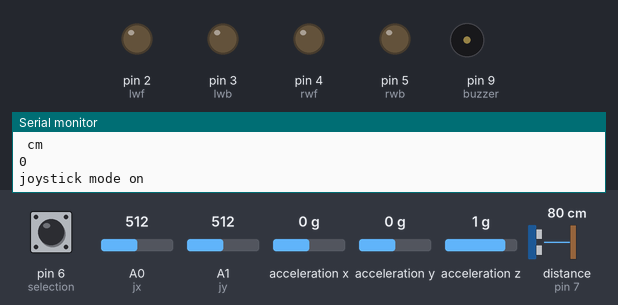
A sketch run on a simulated Arduino Uno, built with avr-gcc and run on an emulated ATmega328P. On the bench: output pins drawn as LEDs (lit = HIGH), buzzer (waves = sounding), the last lines printed to the serial monitor. Wiring (inferred from the names in the program): ultrasonic range finder: trigger pin 8; echo pin 7; ADXL345 accelerometer at I2C address 0x53. The test bench sets the inputs (shaded band); at power-on: distance to the obstacle (sensor on pin 7) 80 cm, A0 (jx) = 512, A1 (jy) = 512, pin 6 (selection) LOW, acceleration x 0 g, acceleration y 0 g, acceleration z 1 g. The echo pulse lasts 58.3 µs per cm; pins used as bus, display or sensor lines are not drawn.

Above: at 1.2 s.
1.3 s: distance to the obstacle (sensor on pin 7) set to 27 cm
2.8 s: distance to the obstacle (sensor on pin 7) set to 22 cm
At 3.6 s:
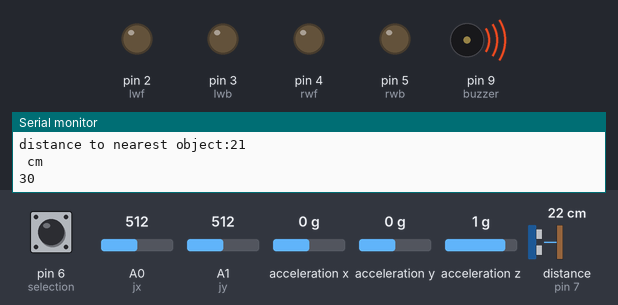
5.8 s: A0 (jx) set to 983
7.4 s: A0 (jx) set to 1018
At 8.2 s:
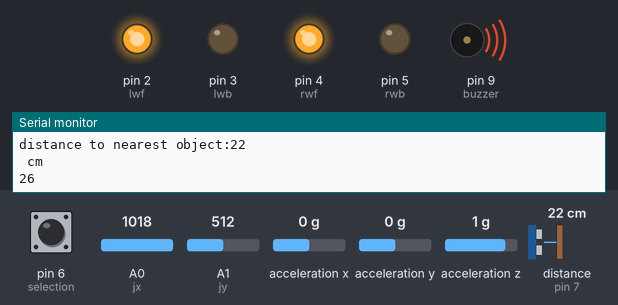
10.4 s: A1 (jy) set to 489
At 11.2 s:
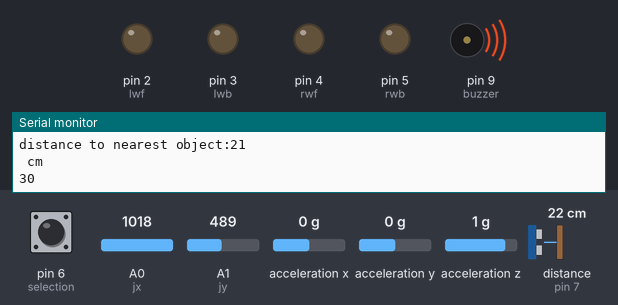
13.4 s: pin 6 (selection) pulled HIGH for 0.15 s
At 14.2 s:
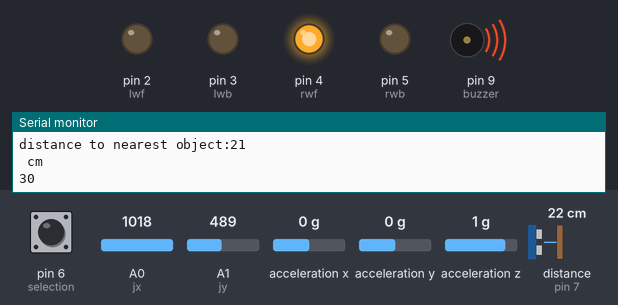
Timing chart, 0 to 17.4 s (numbered marks = the images above; inputs shaded):
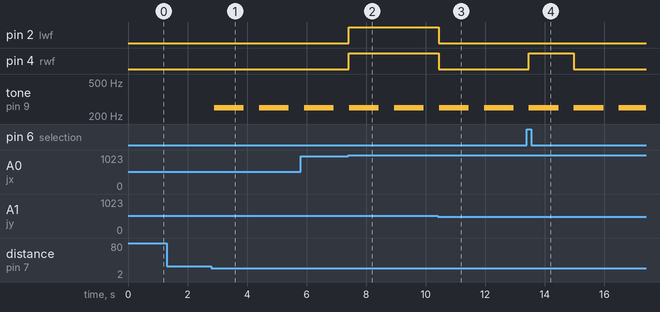

Measured:
- the behaviour switches between 24 and 23 cm on distance to the obstacle (sensor on pin 7) (found by bisection; images 0 and 1)
- the behaviour switches between 1000 and 1001 on A0 (jx) (found by bisection; images 1 and 2)
- the behaviour switches between 501 and 500 on A1 (jy) (found by bisection; images 2 and 3)
- after the input at 2.8 s, tone on pin 9 (buzzer): alternates 250 Hz for 1.0 s and silent for 0.51 s, starting after 0.10 s
- after the input at 7.4 s, pin 2 (lwf), pin 4 (rwf): LOW → HIGH at once
- after the input at 10.4 s, pin 2 (lwf), pin 4 (rwf): HIGH → LOW at once
- after the input at 13.4 s, pin 4 (rwf): LOW → HIGH after 0.06 s, → LOW 1.5 s later

The sketch:

smarTchair.ino
```cpp
#include <Wire.h>   //Library for I2C communication

int lwf=2;  //left wheel forward
int lwb=3;  //left wheel backward+++
int rwf=4;  //Right whell forward
int rwb=5;  //Right wheel backward
int speed;  //Speed control.
int jx=A0;  //X of Joystick
int jy=A1;  //Y of Joystick
int selection=6;    //To select whether acclerometer or joystick

int s;       //Seclection variable
int ADXL345=0x53;   // The ADXL345 sensor I2C address         connect Acclerometer SDA-> A4
float Xa, Ya, Za;   // x, y and z axis of accilarometer       connect Acclerometer SCL-> A5

float Adistance=30;                //Allowed distance in cm
int safe=25;
int danger=75;
const unsigned int TRIG_PIN=8;   //D8
const unsigned int ECHO_PIN=7;   //D7
int buzzer = 9;                   //Connected to arduino pin D9
int pdanger;                      //percentage of bin filled

void setup() {
  Serial.begin(9600);
  pinMode(lwf,OUTPUT);
  pinMode(lwb,OUTPUT);
  pinMode(rwf,OUTPUT);
  pinMode(rwb,OUTPUT);
  pinMode(speed,OUTPUT);
  pinMode(jx,INPUT);
  pinMode(jy,INPUT);
  pinMode(selection,INPUT);

  pinMode(TRIG_PIN, OUTPUT);
  pinMode(ECHO_PIN, INPUT);

   pinMode(buzzer, OUTPUT);

  Wire.begin();
  Wire.beginTransmission(ADXL345);
  Wire.write(0x2D);
  Wire.write(8);
  Wire.endTransmission();
  delay(10);
  // put your setup code here, to run once:

}

void loop() {
  danger_percentage();
  buzzer_tone();
  s=digitalRead(selection);
  if(s==1)
  {
    acclerometer();
  }
  else if(s==0)
  {
    joystick();
  }


  // put your main code here, to run repeatedly:

}


void forward()
{
  digitalWrite(lwf,HIGH);
  digitalWrite(lwb,LOW);
  digitalWrite(rwf,HIGH);
  digitalWrite(rwb,LOW);
  Serial.println("Forward");
}
void backward()
{
  digitalWrite(lwf,LOW);
  digitalWrite(lwb,HIGH);
  digitalWrite(rwf,LOW);
  digitalWrite(rwb,HIGH);
  Serial.println("Backward");
}
void left()
{
  digitalWrite(lwf,LOW);
  digitalWrite(lwb,LOW);
  digitalWrite(rwf,HIGH);
  digitalWrite(rwb,LOW);
  Serial.println("Left");

}
void right()
{
  digitalWrite(lwf,HIGH);
  digitalWrite(lwb,LOW);
  digitalWrite(rwf,LOW);
  digitalWrite(rwb,LOW);
  Serial.println("Right");
}
void halt()
{
  digitalWrite(lwf,LOW);
  digitalWrite(lwb,LOW);
  digitalWrite(rwf,LOW);
  digitalWrite(rwb,LOW);
  Serial.println("Halt");
}
void joystick()
{
  Serial.println("joystick mode on");
  int y=analogRead(jy);
  int x=analogRead(jx);
  if(x>1000 && y>500)
    forward();
  else if(x<10 && y>500)
    backward();
  else if(y>1000 && x>500)
    right();
  else if(y<10 && x>500)
    left();
  else
    halt();
    Serial.println(x);
    Serial.println(y);

}
void acclerometer()
{
  Serial.println("acclerometer mode on");
  Wire.beginTransmission(ADXL345);
  Wire.write(0x32); // Start with register 0x32 (ACCEL_XOUT_H)
  Wire.endTransmission(false);
  Wire.requestFrom(ADXL345, 6, true); // Read 6 registers total, each axis value is stored in 2 registers
  Xa = ( Wire.read()| Wire.read() << 8); // X-axis value
  Xa = Xa/256; //For a range of +-2g, we need to divide the raw values by 256, according to the datasheet
  Ya = ( Wire.read()| Wire.read() << 8); // Y-axis value
  Ya = Ya/256;
  Za = ( Wire.read()| Wire.read() << 8); // Z-axis value
  Za = Za/256;
  if(Xa>-.3)
  left();
  else if(Xa<-.8)
  right();
  else if(Ya>0.2)
  forward();
  else if(Ya<-1)
  backward();
  else
  halt();
}

void danger_percentage()
{
  digitalWrite(TRIG_PIN, LOW);
  delayMicroseconds(2);
  digitalWrite(TRIG_PIN, HIGH);
  delayMicroseconds(10);
  digitalWrite(TRIG_PIN, LOW);

  const unsigned long duration= pulseIn(ECHO_PIN, HIGH);
  int distance= duration/29/2;
  pdanger=100-((distance/Adistance)*100);

  if(duration==0)
  {
    Serial.println("Warning: no pulse from sensor");
  }
  else
  {
    Serial.print("distance to nearest object:");
    Serial.println(distance);
    Serial.println(" cm");
    if(pdanger<0)
    {
      pdanger=0;
    }
    Serial.println(pdanger);
  }
}

void buzzer_tone()
{
  if(pdanger>=danger)
  {
    tone(buzzer,250);
    delay(500);
    noTone(buzzer);
    delay(250);
  }
  else if(pdanger>=safe)
  {
    tone(buzzer,250);
    delay(1000);
    noTone(buzzer);
    delay(500);
  }
}
```
